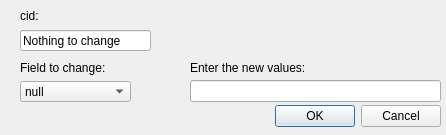
<?xml version="1.0" encoding="UTF-8"?>
<ui version="4.0">
 <class>Dialog</class>
 <widget class="QDialog" name="Dialog">
  <property name="geometry">
   <rect>
    <x>0</x>
    <y>0</y>
    <width>446</width>
    <height>135</height>
   </rect>
  </property>
  <property name="windowTitle">
   <string>Dialog</string>
  </property>
  <widget class="QDialogButtonBox" name="buttonBox">
   <property name="geometry">
    <rect>
     <x>100</x>
     <y>100</y>
     <width>341</width>
     <height>32</height>
    </rect>
   </property>
   <property name="orientation">
    <enum>Qt::Horizontal</enum>
   </property>
   <property name="standardButtons">
    <set>QDialogButtonBox::Cancel|QDialogButtonBox::Ok</set>
   </property>
  </widget>
  <widget class="QLineEdit" name="value_box">
   <property name="geometry">
    <rect>
     <x>190</x>
     <y>80</y>
     <width>251</width>
     <height>22</height>
    </rect>
   </property>
  </widget>
  <widget class="QLabel" name="who_label_2">
   <property name="geometry">
    <rect>
     <x>190</x>
     <y>60</y>
     <width>161</width>
     <height>16</height>
    </rect>
   </property>
   <property name="text">
    <string>Enter the new values:</string>
   </property>
  </widget>
  <widget class="QComboBox" name="ctype_box">
   <property name="geometry">
    <rect>
     <x>20</x>
     <y>81</y>
     <width>111</width>
     <height>21</height>
    </rect>
   </property>
   <item>
    <property name="text">
     <string>null</string>
    </property>
   </item>
   <item>
    <property name="text">
     <string>who</string>
    </property>
   </item>
   <item>
    <property name="text">
     <string>cvalue</string>
    </property>
   </item>
   <item>
    <property name="text">
     <string>relation</string>
    </property>
   </item>
   <item>
    <property name="text">
     <string>nogood</string>
    </property>
   </item>
   <item>
    <property name="text">
     <string>added</string>
    </property>
   </item>
  </widget>
  <widget class="QLabel" name="who_label_3">
   <property name="geometry">
    <rect>
     <x>20</x>
     <y>60</y>
     <width>161</width>
     <height>16</height>
    </rect>
   </property>
   <property name="text">
    <string>Field to change:</string>
   </property>
  </widget>
  <widget class="QLabel" name="schedule_what_label_2">
   <property name="geometry">
    <rect>
     <x>20</x>
     <y>0</y>
     <width>71</width>
     <height>31</height>
    </rect>
   </property>
   <property name="text">
    <string>cid:</string>
   </property>
  </widget>
  <widget class="QLineEdit" name="value_box_2">
   <property name="geometry">
    <rect>
     <x>20</x>
     <y>30</y>
     <width>131</width>
     <height>21</height>
    </rect>
   </property>
   <property name="text">
    <string>Nothing to change</string>
   </property>
  </widget>
 </widget>
 <resources/>
 <connections>
  <connection>
   <sender>buttonBox</sender>
   <signal>accepted()</signal>
   <receiver>Dialog</receiver>
   <slot>accept()</slot>
   <hints>
    <hint type="sourcelabel">
     <x>248</x>
     <y>254</y>
    </hint>
    <hint type="destinationlabel">
     <x>157</x>
     <y>274</y>
    </hint>
   </hints>
  </connection>
  <connection>
   <sender>buttonBox</sender>
   <signal>rejected()</signal>
   <receiver>Dialog</receiver>
   <slot>reject()</slot>
   <hints>
    <hint type="sourcelabel">
     <x>316</x>
     <y>260</y>
    </hint>
    <hint type="destinationlabel">
     <x>286</x>
     <y>274</y>
    </hint>
   </hints>
  </connection>
 </connections>
</ui>
